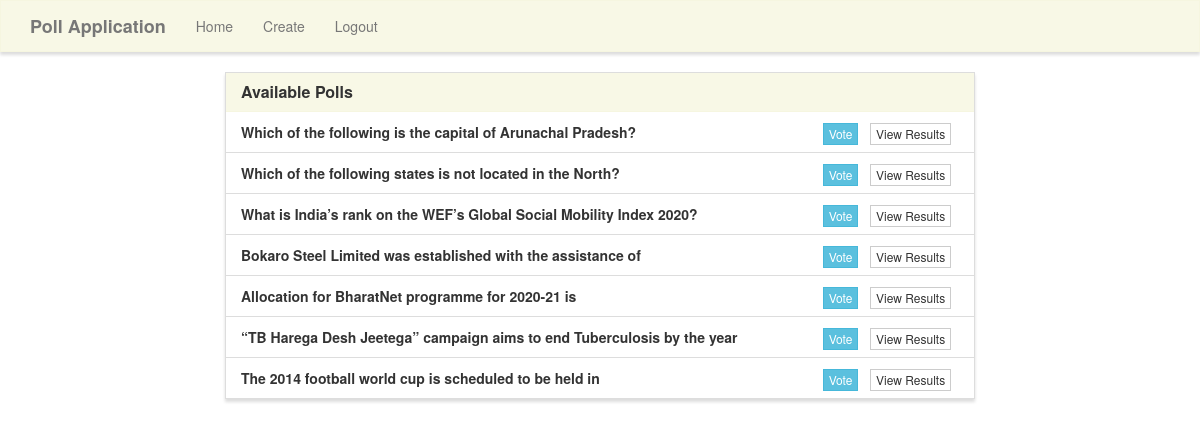
The app's page / (signed in) with its own data.
### poll/models.py (models this page shows, shortened)
class Poll(models.Model):
    question = models.TextField()
    option_one = models.CharField(max_length=30)
    option_two = models.CharField(max_length=30)
    option_three = models.CharField(max_length=30)
    option_four = models.CharField(max_length=30)
    option_one_count = models.IntegerField(default=0)
    option_two_count = models.IntegerField(default=0)
    option_three_count = models.IntegerField(default=0)
    option_four_count = models.IntegerField(default=0)

### poll/views.py (the view)
# urls.py: 2. Add a URL to urlpatterns:  path('', views.home, name='home')
@login_required(login_url='login')
def home(request):
    polls = Poll.objects.all()
    context = {
        'polls' : polls
    }
    return render(request, 'poll/home.html', context)

### poll/templates/poll/home.html (shortened to what this page needs)
{% extends "poll/base.html" %}
{% block main %}
<div class="row">
    <div class="col-lg-8 col-lg-offset-2">
        <div class="panel panel-default">
            <div class="panel-heading">
                <h3 class="panel-title">Available Polls</h3>
            </div>
            <ul class="list-group">
                {% for poll in polls %}
                <li class="list-group-item">
                    <strong>{{ poll.question }}</strong>
                    <span class="pull-right">
                        <a href="{% url 'vote' poll.id %}" class="btn btn-info btn-xs">Vote</a> &nbsp;
                        <a href="{% url 'results' poll.id %}" class="btn btn-default btn-xs">View Results</a> &nbsp;
                    </span>
                </li>
                {% endfor %}
            </ul>
        </div>
    </div>
</div>
{% endblock %}

### poll/static/style.css (style rules this page uses)
.navbar-default, .btn, .form-control, .panel { border-radius: 0; }
.panel-default > .panel-heading { color: #333; background-color: rgba(245, 245, 220, .7); border-color: rgba(245, 245, 220, .6); border-top-left-radius: 0; border-top-right-radius: 0; }
.panel { box-shadow: 0px 3px 3px 0px #ddd; }
a.navbar-brand, .panel-title { font-weight: bolder; }

### records on screen
Poll: question "Which of the following is the capital of Arunachal Pradesh?"
Poll: question "Which of the following states is not located in the North?"
Poll: question "What is India’s rank on the WEF’s Global Social Mobility Index 2020?"
Poll: question "Bokaro Steel Limited was established with the assistance of"
Poll: question "Allocation for BharatNet programme for 2020-21 is"
Poll: question "“TB Harega Desh Jeetega” campaign aims to end Tuberculosis by the year"
Poll: question "The 2014 football world cup is scheduled to be held in"
